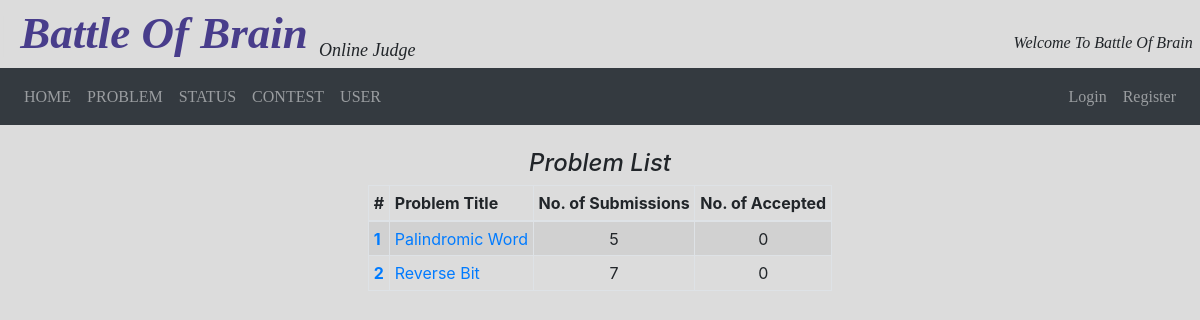
/problems/, run on an earlier commit of the app's database.
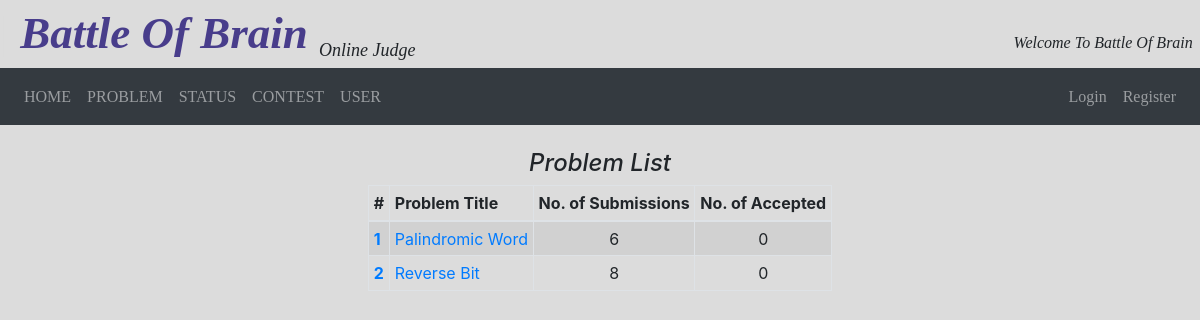
And on a later commit of the database.
### problem/models.py (models this page shows, shortened)
class Problem(models.Model):
    title = models.CharField(max_length=100, blank=False)
    difficulty = models.CharField(max_length=100)
    tags = models.CharField(max_length=100)
    description = RichTextUploadingField()
    sample_input = RichTextUploadingField()
    sample_output = RichTextUploadingField()
    time_limit = models.IntegerField(default=1)  # different time limit for different languages
    memory_limit = models.IntegerField(default=256)
    input_file = models.FileField(upload_to=path_to_save)
    output_file = models.FileField(upload_to=path_to_save)
    no_of_submissions = models.IntegerField(default=0)
    no_of_accepted = models.IntegerField(default=0)

### problem/views.py (the view)
# urls.py: path('problems/', prob_views.problem_list, name='problems'),
def problem_list(request):
    problems = Problem.objects.all().order_by('id')
    context = {'problems': problems}
    return render(request, 'problems.html', context)

### templates/problems.html (shortened to what this page needs)
{% extends 'base.html' %}
{% block content %}
<br>
 <i> <h4 align="center"> Problem List </h4></i>
<table class="table table-sm table-striped table-bordered w-auto" align="center">
  <thead>
    <tr>
      <th scope="col">#</th>
      <th scope="col">Problem Title</th>
      <th scope="col">No. of Submissions</th>
      <th scope="col">No. of Accepted</th>
    </tr>
  </thead>
    <tbody>
    {% for problem in problems %}
        <tr>
          <th scope="row"> <a href="/problem/{{problem.id}}"> {{problem.id}}</a> </th>
          <td><a href="/problem/{{problem.id}}">{{problem.title}}</a></td>
          <td align = 'center'>{{problem.no_of_submissions}}</td>
          <td align = 'center'>{{problem.no_of_accepted}}</td>
        </tr>
    {% endfor %}
  </tbody>
</table>
{% endblock %}

What changed in the data, as far as the page shows it:
changed Problem "Palindromic Word": no_of_submissions "5" → "6"
changed Problem "Reverse Bit": no_of_submissions "7" → "8"
